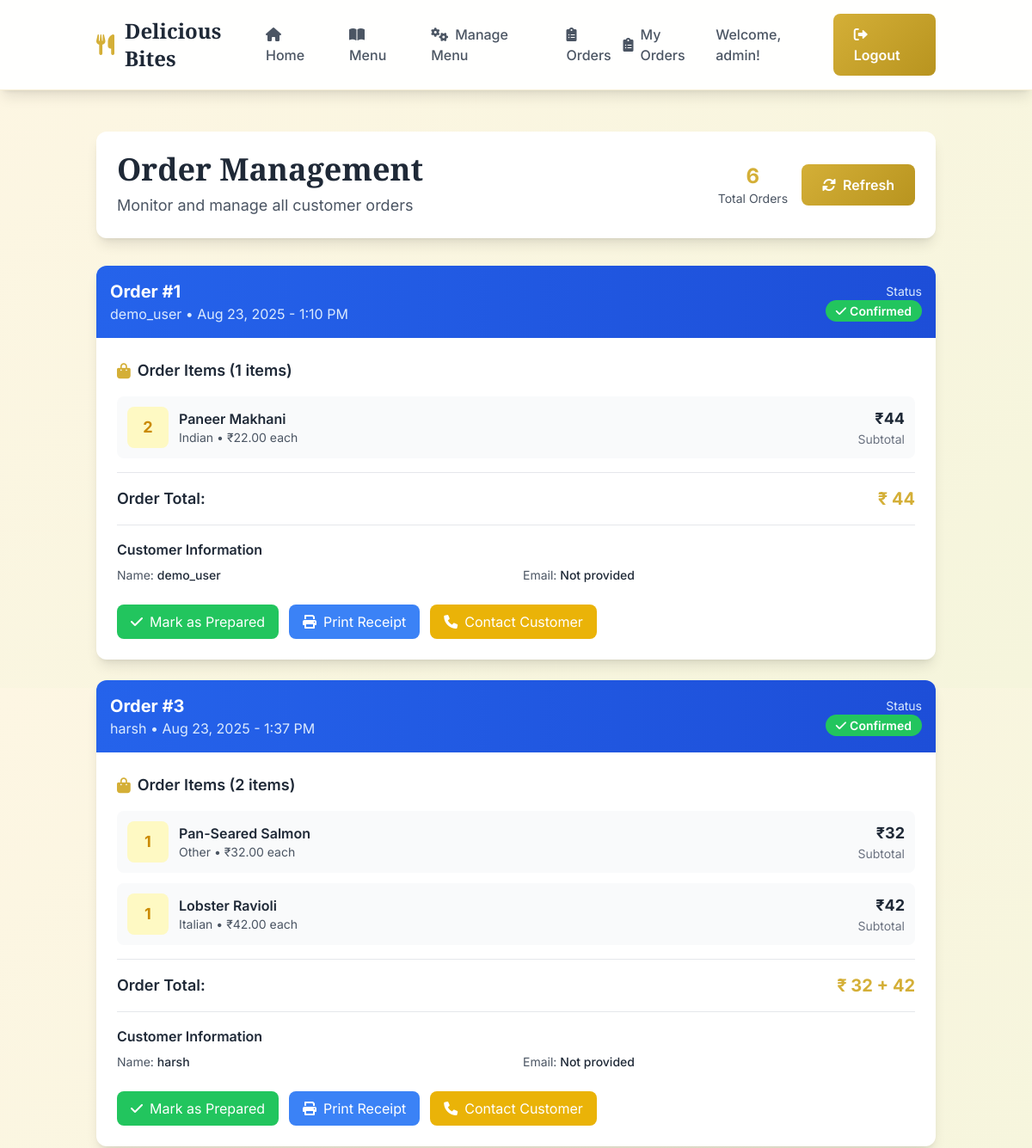
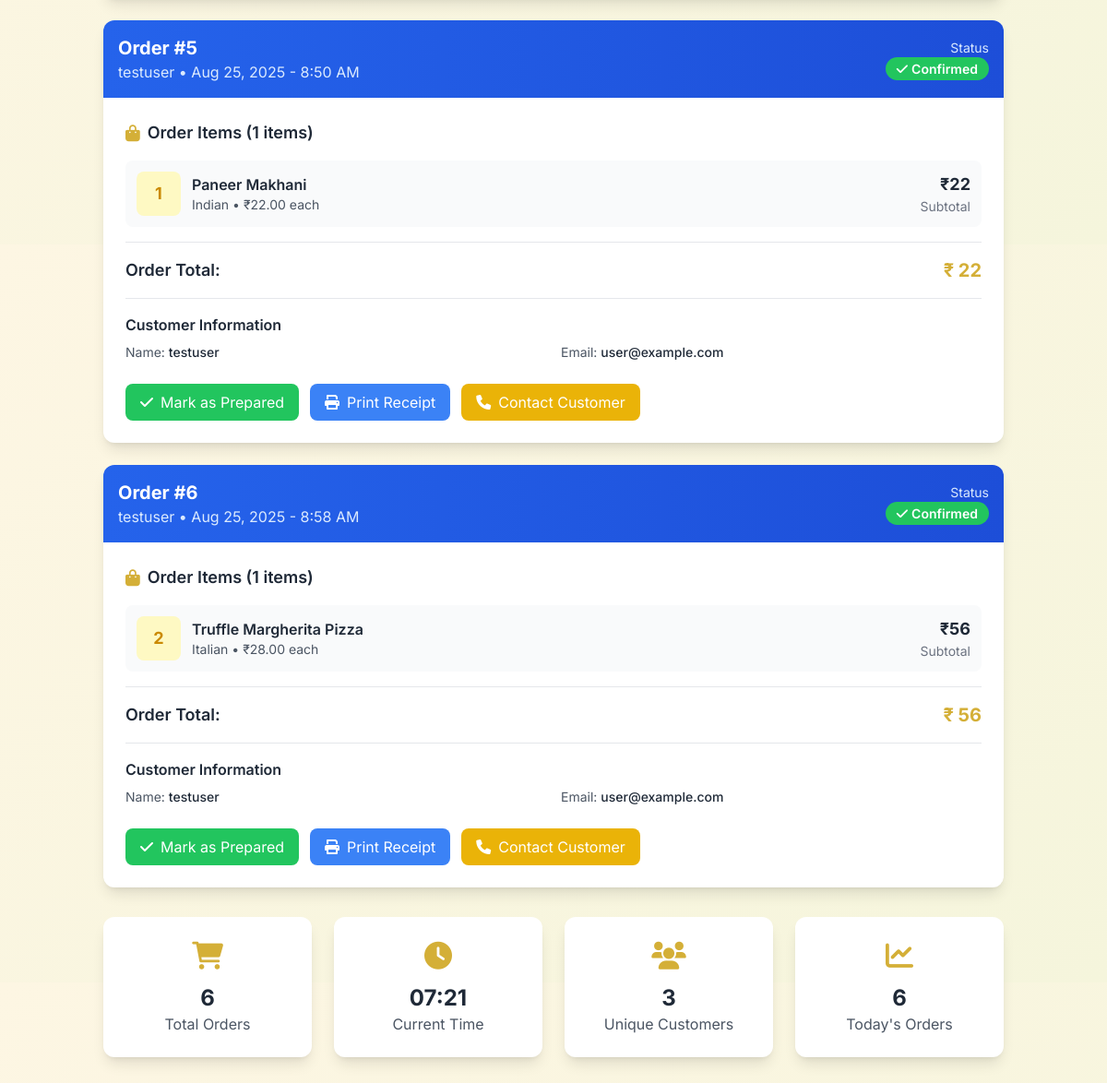
Screenshot of /manage/orders/ (signed in) with the database file from the repository (2 pictures, top to bottom).
### restaurant/models.py (models this page shows, shortened)
class Order(models.Model):
    user = models.ForeignKey(User, on_delete=models.CASCADE)
    created_at = models.DateTimeField(auto_now_add=True)
    items = models.ManyToManyField(MenuItem, through='OrderItem')

class OrderItem(models.Model):
    order = models.ForeignKey(Order, on_delete=models.CASCADE)
    menu_item = models.ForeignKey(MenuItem, on_delete=models.CASCADE)
    quantity = models.PositiveIntegerField(default=1)

class MenuItem(models.Model):
    CATEGORY_CHOICES = [
        ('Indian', 'Indian'),
        ('Chinese', 'Chinese'),
        ('Italian', 'Italian'),
        ('Mexican', 'Mexican'),
        ('Other', 'Other'),
    ]
    name = models.CharField(max_length=100)
    description = models.TextField()
    price = models.DecimalField(max_digits=8, decimal_places=2)
    photo = models.ImageField(upload_to='menu_photos/', blank=True, null=True)
    category = models.CharField(max_length=50, choices=CATEGORY_CHOICES, default='Indian')

### restaurant/views.py (the view)
# urls.py: path('manage/orders/', views.admin_orders, name='admin_orders'),
@admin_required
@admin_required
def admin_orders(request):
    orders = Order.objects.all()
    unique_customers = orders.values_list('user', flat=True).distinct().count()
    context = {
        'orders': orders,
        'unique_customers': unique_customers,
    }
    return render(request, 'restaurant/admin_orders.html', context)

### restaurant/templates/restaurant/admin_orders.html (shortened to what this page needs)
{% extends 'restaurant/base.html' %}
{% block content %}
<div class="max-w-6xl mx-auto">
    <div class="bg-white rounded-xl shadow-lg p-6 mb-8">
        <div class="flex justify-between items-center">
            <div>
                <h1 class="font-display text-4xl font-bold text-gray-800 mb-2">Order Management</h1>
                <p class="text-lg text-gray-600">Monitor and manage all customer orders</p>
            </div>
            <div class="flex items-center space-x-4">
                <div class="text-center">
                    <div class="text-2xl font-bold accent-color">{{ orders.count }}</div>
                    <div class="text-sm text-gray-600">Total Orders</div>
                </div>
                <button onclick="window.location.reload()" class="btn-primary">
                    <i class="fas fa-sync-alt mr-2"></i>Refresh
                </button>
            </div>
        </div>
    </div>
    {% if orders %}
        <div class="space-y-6">
            {% for order in orders %}
                {% if order.orderitem_set.exists %}
                    <div class="bg-white rounded-xl shadow-lg overflow-hidden">
                        <div class="bg-gradient-to-r from-blue-600 to-blue-700 p-4">
                            <div class="flex justify-between items-center text-white">
                                <div>
                                    <h3 class="text-xl font-bold">Order #{{ order.id }}</h3>
                                    <p class="text-blue-100">{{ order.user.first_name|default:order.user.username }} • {{ order.created_at|date:"M d, Y - g:i A" }}</p>
                                </div>
                                <div class="text-right">
                                    <div class="text-sm text-blue-100">Status</div>
                                    <span class="px-3 py-1 bg-green-500 text-white text-sm font-semibold rounded-full">
                                        <i class="fas fa-check mr-1"></i>Confirmed
                                    </span>
                                </div>
                            </div>
                        </div>
                        <div class="p-6">
                            <h4 class="text-lg font-semibold mb-4 flex items-center">
                                <i class="fas fa-shopping-bag mr-2 accent-color"></i>
                                Order Items ({{ order.orderitem_set.count }} items)
                            </h4>
                            <div class="space-y-3">
                                {% for item in order.orderitem_set.all %}
                                    <div class="flex items-center justify-between p-3 bg-gray-50 rounded-lg">
                                        <div class="flex items-center space-x-3">
                                            <div class="w-12 h-12 bg-yellow-100 rounded-lg flex items-center justify-center">
                                                <span class="text-lg font-bold text-yellow-600">{{ item.quantity }}</span>
                                            </div>
                                            <div>
                                                <h5 class="font-semibold text-gray-800">{{ item.menu_item.name }}</h5>
                                                <p class="text-sm text-gray-600">{{ item.menu_item.category }} • ₹{{ item.menu_item.price }} each</p>
                                            </div>
                                        </div>
                                        <div class="text-right">
                                            <div class="text-lg font-bold text-gray-800">
                                                ₹{% widthratio item.menu_item.price 1 item.quantity %}
                                            </div>
                                            <div class="text-sm text-gray-500">Subtotal</div>
                                        </div>
                                    </div>
                                {% endfor %}
                            </div>
                            <div class="mt-4 pt-4 border-t border-gray-200">
                                <div class="flex justify-between items-center">
                                    <span class="text-lg font-semibold">Order Total:</span>
                                    <span class="text-xl font-bold accent-color">
                                        ₹{% for item in order.orderitem_set.all %}
                                            {% widthratio item.menu_item.price 1 item.quantity %}
                                            {% if not forloop.last %}+{% endif %}
                                        {% endfor %}
                                    </span>
                                </div>
                            </div>
                            <div class="mt-4 pt-4 border-t border-gray-200">
                                <h5 class="font-semibold text-gray-800 mb-2">Customer Information</h5>
                                <div class="grid md:grid-cols-2 gap-4 text-sm">
                                    <div>
                                        <span class="text-gray-600">Name:</span>
                                        <span class="font-medium">{{ order.user.first_name|default:order.user.username }}</span>
                                    </div>
                                    <div>
                                        <span class="text-gray-600">Email:</span>
                                        <span class="font-medium">{{ order.user.email|default:"Not provided" }}</span>
                                    </div>
                                </div>
                            </div>
                            <div class="mt-6 flex space-x-3">
                                <button class="bg-green-500 hover:bg-green-600 text-white px-4 py-2 rounded-lg transition-colors">
                                    <i class="fas fa-check mr-2"></i>Mark as Prepared
                                </button>
                                <button class="bg-blue-500 hover:bg-blue-600 text-white px-4 py-2 rounded-lg transition-colors">
                                    <i class="fas fa-print mr-2"></i>Print Receipt
                                </button>
                                <button class="bg-yellow-500 hover:bg-yellow-600 text-white px-4 py-2 rounded-lg transition-colors">
                                    <i class="fas fa-phone mr-2"></i>Contact Customer
                                </button>
                            </div>
                        </div>
                    </div>
                {% endif %}
            {% endfor %}
        </div>
    {% endif %}
    <div class="mt-8 grid md:grid-cols-4 gap-6">
        <div class="bg-white rounded-xl shadow-lg p-6 text-center">
            <i class="fas fa-shopping-cart text-3xl accent-color mb-3"></i>
            <div class="text-2xl font-bold text-gray-800">{{ orders.count }}</div>
            <div class="text-gray-600">Total Orders</div>
        </div>
        <div class="bg-white rounded-xl shadow-lg p-6 text-center">
            <i class="fas fa-clock text-3xl accent-color mb-3"></i>
            <div class="text-2xl font-bold text-gray-800">
                {% now "H:i" %}
            </div>
            <div class="text-gray-600">Current Time</div>
        </div>
        <div class="bg-white rounded-xl shadow-lg p-6 text-center">
            <i class="fas fa-users text-3xl accent-color mb-3"></i>
            <div class="text-2xl font-bold text-gray-800">{{ unique_customers }}</div>
            <div class="text-gray-600">Unique Customers</div>
        </div>
        <div class="bg-white rounded-xl shadow-lg p-6 text-center">
            <i class="fas fa-chart-line text-3xl accent-color mb-3"></i>
            <div class="text-2xl font-bold text-gray-800">
                {% if orders %}{{ orders.count }}{% else %}0{% endif %}
            </div>
            <div class="text-gray-600">Today's Orders</div>
        </div>
    </div>
</div>
{% endblock %}

### restaurant/templates/restaurant/base.html (shortened to what this page needs)
<!DOCTYPE html>
<html lang="en" class="scroll-smooth">
<head>
    <script src="https://cdn.tailwindcss.com"></script>
    <link rel="stylesheet" href="https://cdnjs.cloudflare.com/ajax/libs/font-awesome/6.0.0/css/all.min.css">
</head>
<body class="text-gray-800">
    <header class="navbar-glass sticky top-0 z-50 shadow-lg">
        <nav class="container mx-auto px-6 py-4">
            <div class="flex justify-between items-center">
                <a href="{% url 'home' %}" class="flex items-center space-x-3">
                    <i class="fas fa-utensils text-2xl accent-color"></i>
                    <span class="text-2xl font-display font-bold text-gray-800">Delicious Bites</span>
                </a>
                <div class="hidden md:flex space-x-8">
                    <a href="{% url 'home' %}" class="text-gray-600 hover:accent-color transition-colors duration-300 font-medium">
                        <i class="fas fa-home mr-2"></i>Home
                    </a>
                    <a href="{% url 'menu' %}" class="text-gray-600 hover:accent-color transition-colors duration-300 font-medium">
                        <i class="fas fa-book-open mr-2"></i>Menu
                    </a>
                    {% if request.session.user_type == "admin" %}
                        <a href="{% url 'admin_menu' %}" class="text-gray-600 hover:accent-color transition-colors duration-300 font-medium">
                            <i class="fas fa-cogs mr-2"></i>Manage Menu
                        </a>
                        <a href="{% url 'admin_orders' %}" class="text-gray-600 hover:accent-color transition-colors duration-300 font-medium">
                            <i class="fas fa-clipboard-list mr-2"></i>Orders
                        </a>
                    {% endif %}
                </div>
                <div class="flex items-center space-x-4">
                    {% if user.is_authenticated %}
                        <a href="{% url 'cart' %}" class="text-gray-600 hover:accent-color transition-colors duration-300 font-medium flex items-center">
                            <i class="fas fa-clipboard-list mr-2"></i>My Orders
                        </a>
                        <span class="text-gray-600 font-medium">Welcome, {{ user.first_name|default:user.username }}!</span>
                        <a href="{% url 'logout' %}" class="btn-primary">
                            <i class="fas fa-sign-out-alt mr-2"></i>Logout
                        </a>
                    {% else %}
                        <a href="{% url 'register' %}" class="text-gray-600 hover:accent-color transition-colors duration-300 font-medium">Register</a>
                        <a href="{% url 'login' %}" class="btn-primary">
                            <i class="fas fa-sign-in-alt mr-2"></i>Login
                        </a>
                    {% endif %}
                </div>
            </div>
        </nav>
    </header>
    <main class="container mx-auto px-6 py-12 min-h-screen">
        {% block content %}{% endblock %}
    </main>
</body>
</html>

### restaurant/templates/restaurant/base.html (style rules this page uses)
:root { --primary-gold: #D4AF37; --dark-gold: #B8941F; --cream: #FDF6E3; --dark-brown: #2D1B00; --light-brown: #8B4513; }
body { font-family: 'Inter', sans-serif; background: linear-gradient(135deg, #FDF6E3 0%, #F5F5DC 100%); min-height: 100vh; }
.font-display { font-family: 'Playfair Display', serif; }
.accent-color { color: var(--primary-gold); }
.btn-primary { background: linear-gradient(135deg, var(--primary-gold) 0%, var(--dark-gold) 100%); color: white; font-weight: 600; padding: 12px 24px; border-radius: 8px; transition: all 0.3s ease; border: none; cursor: pointer; text-decoration: none; display: inline-block; }
.navbar-glass { background: rgba(255, 255, 255, 0.95); backdrop-filter: blur(10px); border-bottom: 1px solid rgba(212, 175, 55, 0.2); }

### rows the page displays
Order: id "1", user.first_name "demo_user", created_at "Aug 23, 2025 - 1:10 PM", orderitem_set.count "1", user.email "Not provided"
OrderItem: quantity "2", menu_item.name "Paneer Makhani", menu_item.category "Indian", menu_item.price "22.00", menu_item+quantity "44"
Order: id "3", user.first_name "harsh", created_at "Aug 23, 2025 - 1:37 PM", orderitem_set.count "2", user.email "Not provided"
OrderItem: quantity "1", menu_item.name "Pan-Seared Salmon", menu_item.category "Other", menu_item.price "32.00", menu_item+quantity "32"
OrderItem: quantity "1", menu_item.name "Lobster Ravioli", menu_item.category "Italian", menu_item.price "42.00", menu_item+quantity "42"
Order: id "5", user.first_name "testuser", created_at "Aug 25, 2025 - 8:50 AM", orderitem_set.count "1", user.email "user@example.com"
OrderItem: quantity "1", menu_item.name "Paneer Makhani", menu_item.category "Indian", menu_item.price "22.00", menu_item+quantity "22"
Order: id "6", user.first_name "testuser", created_at "Aug 25, 2025 - 8:58 AM", orderitem_set.count "1", user.email "user@example.com"
OrderItem: quantity "2", menu_item.name "Truffle Margherita Pizza", menu_item.category "Italian", menu_item.price "28.00", menu_item+quantity "56"

### other values shown
{{ user.first_name|default:user.username }} "admin"
{{ orders.count }} "6"
{{ unique_customers }} "3"
